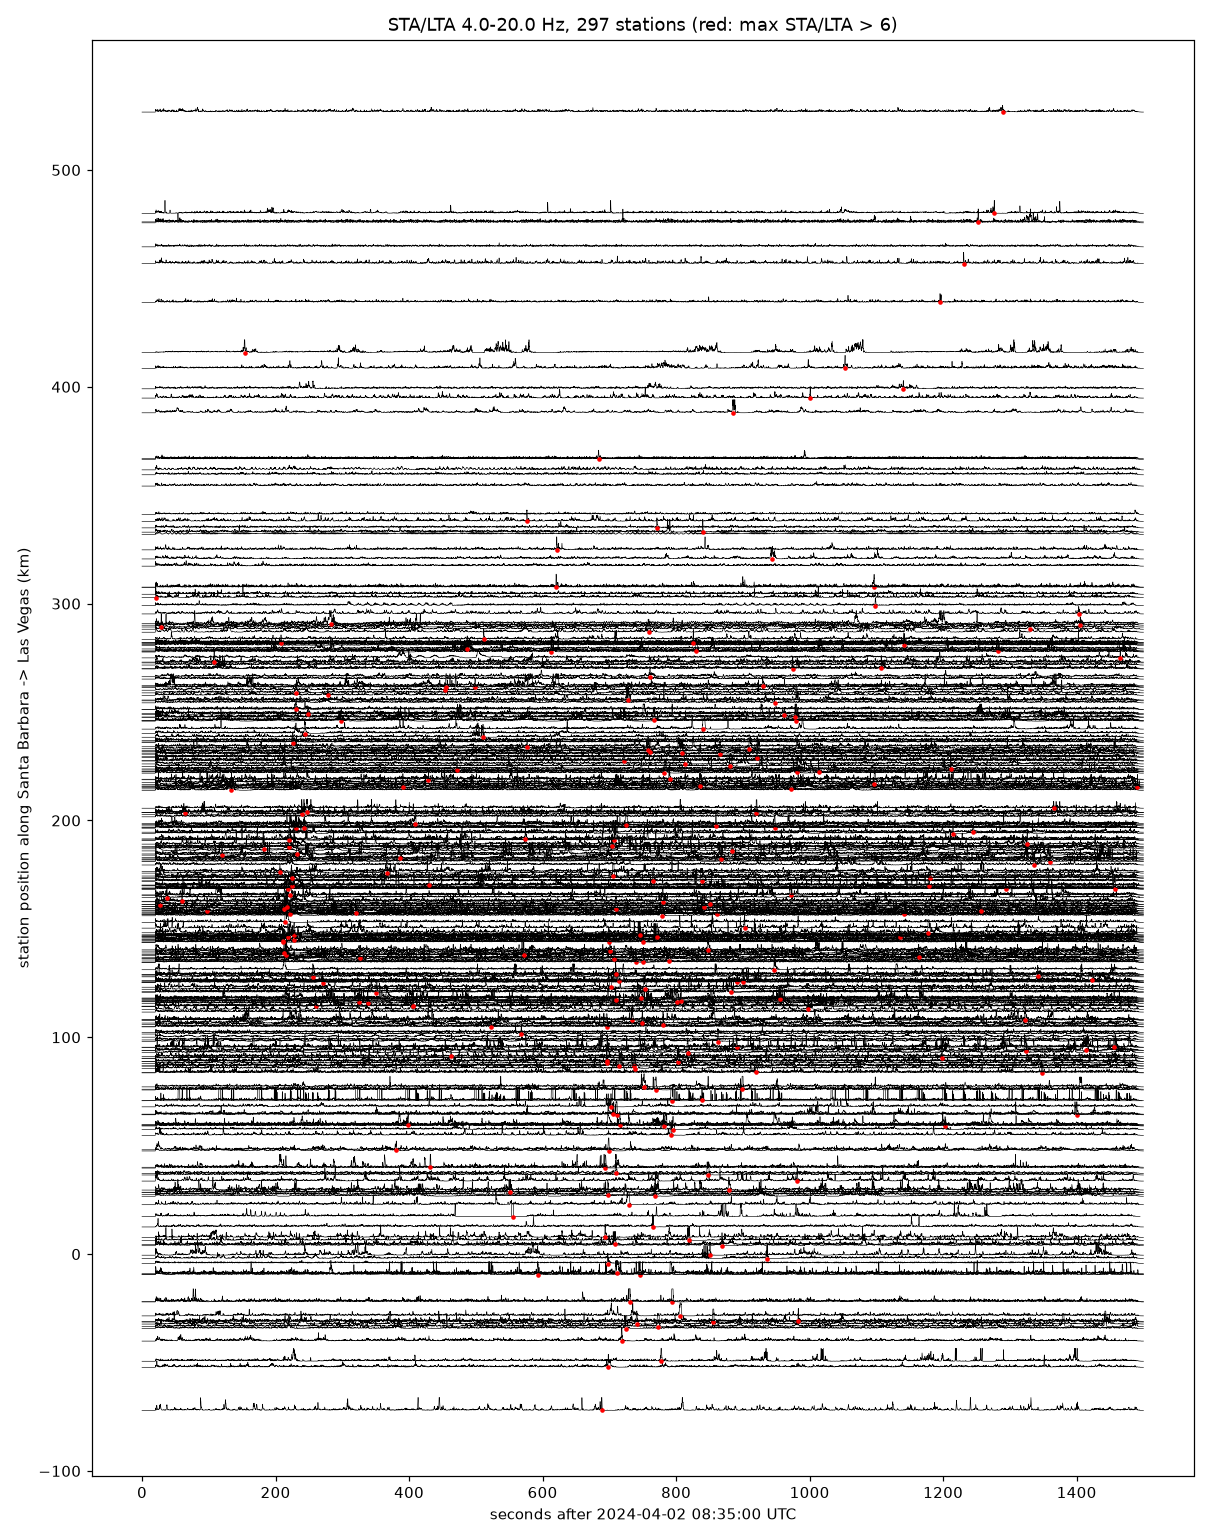

Recreate this plot in Python.
"""Exploratory scan: STA/LTA of every station, drawn as a record section.

Stations are sorted by their position projected on the Santa Barbara -> Las Vegas line
(the published direction of travel). A sonic boom shows up as a coherent, sloping front.

    python examples/shenzhou15/scan.py   -> scan.png, scan_triggers.csv
"""

import csv
from pathlib import Path

import matplotlib

matplotlib.use("Agg")
import matplotlib.pyplot as plt
import numpy as np
from obspy import Inventory, UTCDateTime, read, read_inventory
from obspy.signal.trigger import classic_sta_lta

HERE = Path(__file__).parent
RAW = HERE / "raw"
T0 = UTCDateTime("2024-04-02T08:35:00")
SB = (34.42, -119.70)          # Santa Barbara
LV = (36.17, -115.14)          # Las Vegas
FMIN, FMAX = 4.0, 20.0
STA, LTA = 0.5, 20.0


def local_xy(lat, lon):
    """Equirectangular km around Santa Barbara (only used to sort and plot)."""
    k = 111.195
    return (lon - SB[1]) * k * np.cos(np.radians(SB[0])), (lat - SB[0]) * k


def main(win=(0.0, 1500.0), out="scan") -> None:
    inv = Inventory()
    for f in RAW.glob("*_inventory.xml"):
        inv += read_inventory(str(f))
    ax_e, ax_n = local_xy(*LV)
    axis = np.array([ax_e, ax_n]) / np.hypot(ax_e, ax_n)

    rows = []
    for f in sorted(RAW.glob("*.mseed")):
        st = read(str(f))
        st.merge(fill_value=0)
        tr = st[0]
        if tr.stats.npts < 600 * tr.stats.sampling_rate:
            continue
        net, sta = tr.stats.network, tr.stats.station
        try:
            c = inv.select(network=net, station=sta)[0][0]
        except IndexError:
            continue
        tr.detrend("demean")
        tr.taper(0.01)
        tr.filter("bandpass", freqmin=FMIN, freqmax=FMAX, corners=4, zerophase=True)
        df = tr.stats.sampling_rate
        cft = classic_sta_lta(tr.data, int(STA * df), int(LTA * df))
        cft[: int(LTA * df)] = 0
        t = (tr.stats.starttime - T0) + np.arange(tr.stats.npts) / df
        x, y = local_xy(c.latitude, c.longitude)
        along = x * axis[0] + y * axis[1]
        cross = -x * axis[1] + y * axis[0]
        inwin = (t >= win[0]) & (t <= win[1])
        i = int(np.flatnonzero(inwin)[np.argmax(cft[inwin])])
        rows.append(dict(id=f"{net}.{sta}", lat=c.latitude, lon=c.longitude,
                         elev=c.elevation, along_km=along, cross_km=cross,
                         tmax_s=t[i], cftmax=float(cft[i]), t=t[::10], cft=cft[::10]))

    rows.sort(key=lambda r: r["along_km"])
    fig, ax = plt.subplots(figsize=(11, 14))
    for r in rows:
        y = r["along_km"]
        m = (r["t"] >= win[0]) & (r["t"] <= win[1])
        ax.plot(r["t"][m], y + 6 * np.clip(r["cft"][m], 0, 12) / 12, lw=0.4, color="k")
        if r["cftmax"] > 6:
            ax.plot(r["tmax_s"], y, ".", color="r", ms=4)
    ax.set_xlabel("seconds after 2024-04-02 08:35:00 UTC")
    ax.set_ylabel("station position along Santa Barbara -> Las Vegas (km)")
    ax.set_title(f"STA/LTA {FMIN}-{FMAX} Hz, {len(rows)} stations (red: max STA/LTA > 6)")
    fig.tight_layout()
    fig.savefig(HERE / f"{out}.png", dpi=110)

    with open(HERE / f"{out}_triggers.csv", "w", newline="") as f:
        w = csv.writer(f)
        w.writerow(["id", "lat", "lon", "elev_m", "along_km", "cross_km", "tmax_s", "cftmax"])
        for r in rows:
            w.writerow([r["id"], r["lat"], r["lon"], r["elev"], round(r["along_km"], 1),
                        round(r["cross_km"], 1), round(r["tmax_s"], 2), round(r["cftmax"], 1)])
    print(f"{len(rows)} stations scanned; {sum(r['cftmax'] > 6 for r in rows)} with STA/LTA > 6")


if __name__ == "__main__":
    import sys

    if len(sys.argv) == 3:
        main((float(sys.argv[1]), float(sys.argv[2])), out="zoom")
    else:
        main()
